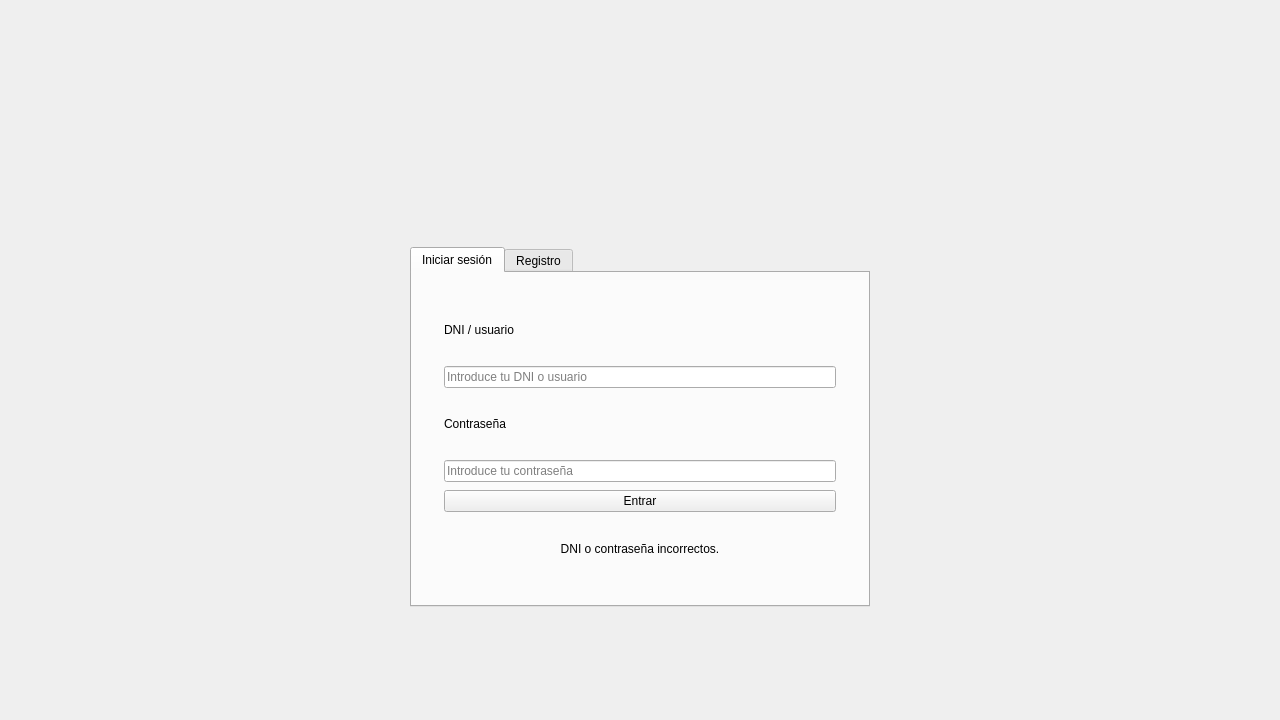
<?xml version='1.0' encoding='UTF-8'?>
<ui version="4.0">
 <class>Login</class>
 <widget class="QWidget" name="Login">
  <property name="geometry">
   <rect>
    <x>0</x>
    <y>0</y>
    <width>1280</width>
    <height>720</height>
   </rect>
  </property>
  <property name="minimumSize">
   <size>
    <width>1280</width>
    <height>720</height>
   </size>
  </property>
  <property name="windowTitle">
   <string>El Bar de Moe - Login y Registro</string>
  </property>
  <layout class="QVBoxLayout" name="layoutPrincipal">
   <property name="spacing">
    <number>14</number>
   </property>
   <property name="leftMargin">
    <number>20</number>
   </property>
   <property name="topMargin">
    <number>40</number>
   </property>
   <property name="rightMargin">
    <number>20</number>
   </property>
   <property name="bottomMargin">
    <number>20</number>
   </property>
   <item alignment="Qt::AlignHCenter">
    <widget class="QLabel" name="lblLogo">
     <property name="minimumSize">
      <size>
       <width>97</width>
       <height>100</height>
      </size>
     </property>
     <property name="maximumSize">
      <size>
       <width>97</width>
       <height>100</height>
      </size>
     </property>
     <property name="pixmap">
      <pixmap>assets/logo.png</pixmap>
     </property>
     <property name="scaledContents">
      <bool>true</bool>
     </property>
     <property name="alignment">
      <set>Qt::AlignCenter</set>
     </property>
    </widget>
   </item>
   <item alignment="Qt::AlignCenter">
    <widget class="QTabWidget" name="tabLogin">
     <widget class="QWidget" name="pagIniciarSesion">
      <layout class="QVBoxLayout" name="layoutIniciarSesion">
       <property name="spacing">
        <number>8</number>
       </property>
       <property name="leftMargin">
        <number>32</number>
       </property>
       <property name="topMargin">
        <number>28</number>
       </property>
       <property name="rightMargin">
        <number>32</number>
       </property>
       <property name="bottomMargin">
        <number>28</number>
       </property>
       <item>
        <widget class="QLabel" name="lblLoginUsuarioEtiqueta">
         <property name="text">
          <string>DNI / usuario</string>
         </property>
        </widget>
       </item>
       <item>
        <widget class="QLineEdit" name="txtLoginUsuario">
         <property name="placeholderText">
          <string>Introduce tu DNI o usuario</string>
         </property>
        </widget>
       </item>
       <item>
        <widget class="QLabel" name="lblLoginPasswordEtiqueta">
         <property name="text">
          <string>Contraseña</string>
         </property>
        </widget>
       </item>
       <item>
        <widget class="QLineEdit" name="txtLoginPassword">
         <property name="placeholderText">
          <string>Introduce tu contraseña</string>
         </property>
         <property name="echoMode">
          <enum>QLineEdit::Password</enum>
         </property>
        </widget>
       </item>
       <item>
        <widget class="QPushButton" name="btnEntrar">
         <property name="text">
          <string>Entrar</string>
         </property>
        </widget>
       </item>
       <item>
        <widget class="QLabel" name="lblErrorLogin">
         <property name="text">
          <string>DNI o contraseña incorrectos.</string>
         </property>
         <property name="alignment">
          <set>Qt::AlignCenter</set>
         </property>
         <property name="wordWrap">
          <bool>true</bool>
         </property>
        </widget>
       </item>
      </layout>
      <attribute name="title">
       <string>Iniciar sesión</string>
      </attribute>
     </widget>
     <widget class="QWidget" name="pagRegistro">
      <layout class="QVBoxLayout" name="layoutRegistro">
       <property name="spacing">
        <number>8</number>
       </property>
       <property name="leftMargin">
        <number>32</number>
       </property>
       <property name="topMargin">
        <number>24</number>
       </property>
       <property name="rightMargin">
        <number>32</number>
       </property>
       <property name="bottomMargin">
        <number>24</number>
       </property>
       <item>
        <widget class="QLabel" name="lblRegNombreEtiqueta">
         <property name="text">
          <string>Nombre</string>
         </property>
        </widget>
       </item>
       <item>
        <widget class="QLineEdit" name="txtRegNombre">
         <property name="placeholderText">
          <string>Nombre y apellidos</string>
         </property>
        </widget>
       </item>
       <item>
        <widget class="QLabel" name="lblRegDniEtiqueta">
         <property name="text">
          <string>DNI</string>
         </property>
        </widget>
       </item>
       <item>
        <widget class="QLineEdit" name="txtRegDni">
         <property name="placeholderText">
          <string>12345678Z</string>
         </property>
         <property name="maxLength">
          <number>9</number>
         </property>
        </widget>
       </item>
       <item>
        <widget class="QLabel" name="lblRegTelefonoEtiqueta">
         <property name="text">
          <string>Teléfono</string>
         </property>
        </widget>
       </item>
       <item>
        <widget class="QLineEdit" name="txtRegTelefono">
         <property name="placeholderText">
          <string>9 dígitos</string>
         </property>
         <property name="maxLength">
          <number>9</number>
         </property>
        </widget>
       </item>
       <item>
        <widget class="QLabel" name="lblRegPasswordEtiqueta">
         <property name="text">
          <string>Contraseña</string>
         </property>
        </widget>
       </item>
       <item>
        <widget class="QLineEdit" name="txtRegPassword">
         <property name="placeholderText">
          <string>Elige una contraseña</string>
         </property>
         <property name="echoMode">
          <enum>QLineEdit::Password</enum>
         </property>
        </widget>
       </item>
       <item>
        <widget class="QLabel" name="lblRegRolEtiqueta">
         <property name="text">
          <string>Rol</string>
         </property>
        </widget>
       </item>
       <item>
        <widget class="QComboBox" name="cmbRegRol">
         <item>
          <property name="text">
           <string>Gerente</string>
          </property>
         </item>
         <item>
          <property name="text">
           <string>Analista municipal</string>
          </property>
         </item>
         <item>
          <property name="text">
           <string>Emergencias</string>
          </property>
         </item>
        </widget>
       </item>
       <item>
        <widget class="QPushButton" name="btnRegistrarse">
         <property name="text">
          <string>Registrarse</string>
         </property>
        </widget>
       </item>
      </layout>
      <attribute name="title">
       <string>Registro</string>
      </attribute>
     </widget>
     <property name="minimumSize">
      <size>
       <width>460</width>
       <height>0</height>
      </size>
     </property>
    </widget>
   </item>
  </layout>
 </widget>
 <resources />
 <connections />
</ui>
